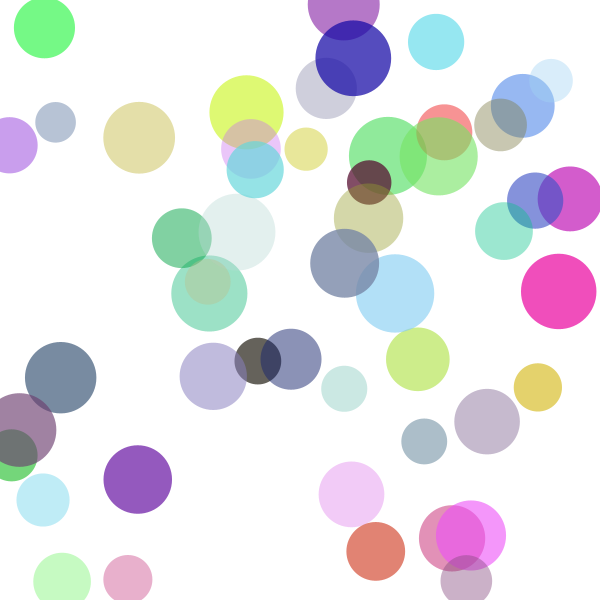
Frame 1 (no input)
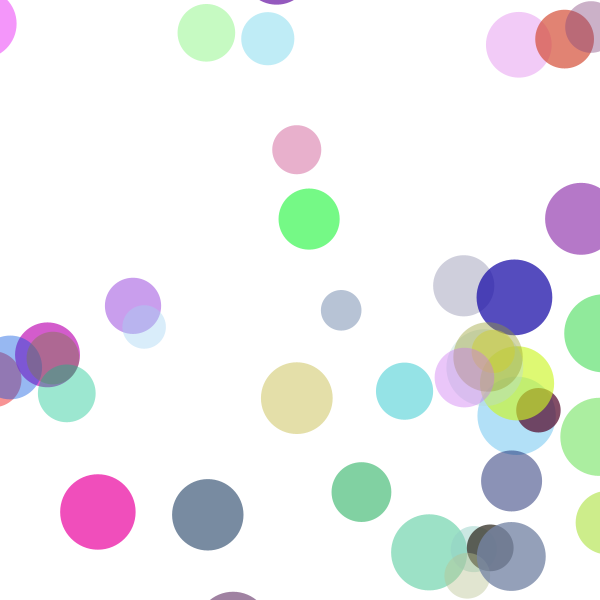
Frame 60 (the mouse pressed at the canvas centre just before this capture)
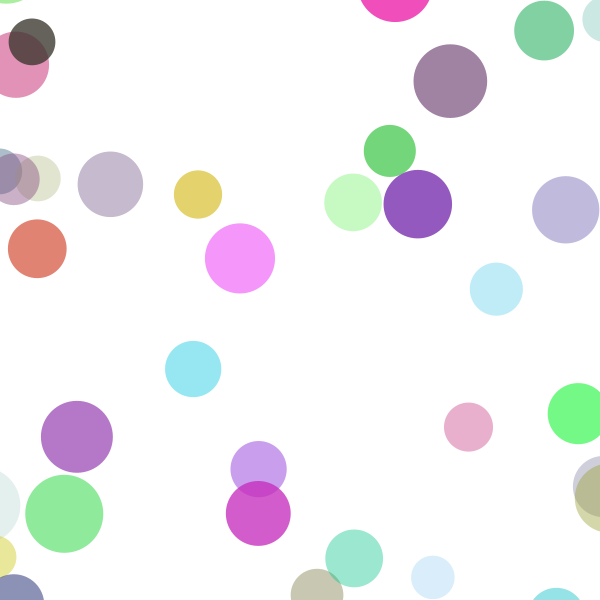
Frame 120 (the mouse held since frame 60 and released just before this capture)

The Processing sketch that drew these frames (run headless with seeded random() and noise(); from frame 60 on, the mouse is pressed at the canvas centre):

// Processing sketch: sketch_03_colorfulcirclesintrotoarrays
// ── sketch_03_colorfulcirclesintrotoarrays.pde
int amount = 50;


float [] x = new float [amount];
float [] y = new float [amount];
float [] size = new float [amount];
color [] c = new color [amount];
float [] xspeed = new float [amount];
float [] yspeed = new float [amount];

void setup () {
  size (600, 600);
  for (int i = 0; i<amount; i++) {
    x [i] = random (width);
    y [i] = random (height);
    size [i] = random (40, 80);
    c [i] = color(random (255), random (255), random (255), random (100,200));
    xspeed [i] = random (2, 5);
    yspeed [i] = random (2, 5);
  }
}

void draw () {
  background (255);
  for (int i = 0; i < amount; i++) {
    fill(c[i]);
    noStroke();
    circle(x [i], y [i], size [i]);
    x [i] = x[i] + xspeed[i];
    y [i] += yspeed[i];

    if (x[i] > width + size[i]) {
      x[i] = -size[i];
  }

  if (y[i] > height + size[i]) {
    y [i] = -size[i];
  }
}
}
